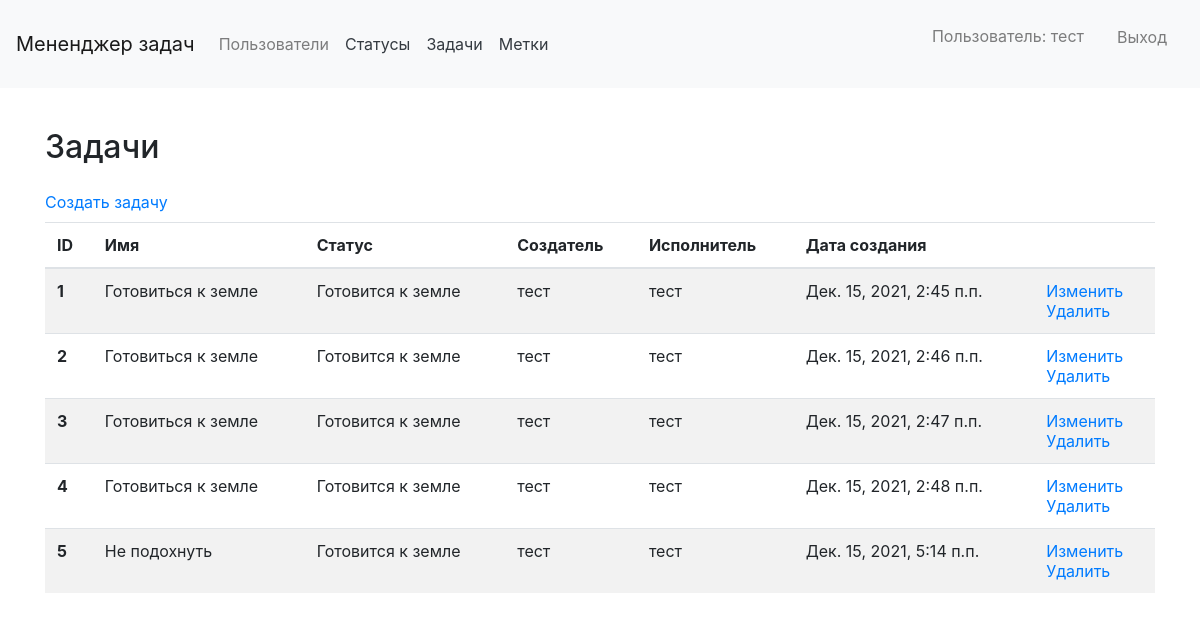
The page /tasks/ (signed in) on the database its author committed.
### main_page/models.py (models this page shows)
class CustomUser(AbstractUser):
    def __str__(self):
        return self.username

### tasks/models.py (models this page shows, shortened)
class Task(models.Model):
    name = models.CharField(max_length=75)
    description = models.TextField(
        'Description',
        max_length=200,
        blank=True,
        null=True
    )
    created_at = models.DateTimeField(auto_now_add=True)
    status = models.ForeignKey(
        Status,
        blank=True,
        null=True,
        related_name='status',
        on_delete=models.PROTECT,
        verbose_name='Status'
    )
    creator = models.ForeignKey(
        User,
        related_name='creator',
        on_delete=models.PROTECT,
        verbose_name='Creator'
    )
    executor = models.ForeignKey(
        User,
        verbose_name='Executor',
        on_delete=models.PROTECT,
        null=True,
        blank=True,
        related_name='executor'
    )
    tags = models.ManyToManyField(
        Tags,
        blank=True,
        verbose_name='Tags',
        related_name='Tags'
    )
    class Meta():
        ordering = ['name']

### status/models.py (models this page shows)
class Status(models.Model):
    name = models.CharField(max_length=30)
    created_at = models.DateTimeField(auto_now_add=True)
    class Meta(object):
        verbose_name = 'status'
        verbose_name_plural = 'statuses'
    def __str__(self):
        return self.name

### tasks/views.py (the view)
# urls.py: path('', TasksListView.as_view(), name='tasks'),
class TasksListView(LoginRequiredMixin, ListView):
    model = Task
    template_name = 'tasks/tasks_list.html'
    context_object_name = 'tasks_list'
    login_url = reverse_lazy('login_page')
    redirect_field_name = 'redirect_to'

### templates/tasks/tasks_list.html (shortened to what this page needs)
{% extends 'main_template.html' %}
{% load i18n %}
{% block title %}
    <head>
    </head>
{% endblock %}
{% block content %}
<div class="container wrapper flex-grow-1">
    <h1 class="my-4 h2">
        {% trans "Задачи" %}
    </h1>
    <a href='{% url "create_task" %}'>{% trans "Создать задачу" %}</a>
    <table class="table table-striped mt-2">
    <thead>
        <tr>
        <th scope="col">ID</th>
        <th scope="col">{% trans "Имя" %}</th>
        <th scope="col">{% trans "Статус" %}</th>
        <th scope="col">{% trans "Создатель" %}</th>
        <th scope="col">{% trans "Исполнитель" %}</th>
        <th scope="col">{% trans "Дата создания" %}</th>
        <th scope="col"></th>
        </tr>
    </thead>
    <tbody>
        {% for task in tasks_list %}
            <tr>
            <th scope="row">{{ task.pk }}</th>
            <td>{{ task.name }}</td>
            <td>{{ task.status }}</td>
            <td>{{ task.creator }}</td>
            <td>{{ task.executor }}</td>
            <td>{{ task.created_at }}</td>
            <td>
                {% if user.pk == request.user.pk %}
                    <a href="#">{% trans "Изменить" %}</a> <br>
                    <a href="#">{% trans "Удалить" %}</a>
                {% endif %}
            </td>
            </tr>
        {% endfor %}
    </tbody>
    </table>
</div>
{% endblock %}

### templates/main_template.html (shortened to what this page needs)
{% load static %}
    {% load bootstrap4 %}
    {% bootstrap_css %}
{% load i18n %}
{% block title %}
{% endblock %}
<body class="d-flex flex-column min-vh-100">
    <nav class="navbar navbar-expand-lg navbar-light bg-light mb-3">
      <a class="navbar-brand" href="{% url 'home' %}"}>{% trans "Мененджер задач" %}</a>
      <div class="collapse navbar-collapse" id="navbarToggleExternalContent">
        <ul class="navbar-nav mr-auto">
          <li class="nav-item">
            <a class="nav-link" href="{% url 'users_page' %}">{% trans "Пользователи" %}</a>
          </li>
            {% if request.user.is_authenticated %}
                <a class="p-2 text-dark" href="{% url 'statuses' %}">{% trans 'Статусы' %}</a>
                <a class="p-2 text-dark" href="{% url 'tasks' %}">{% trans 'Задачи' %}</a>
                <a class="p-2 text-dark" href="#">{% trans 'Метки' %}</a>
            {% endif %}
        </ul>
        <ul class="navbar-nav">
                {% if request.user.is_authenticated %}
                <li class="nav-link">
                    <p class="nav-link">{% trans 'Пользователь' %}: {{ user.get_username }}</p>
                </li>
                <li class="btn nav-link">
                    <a class="nav-link" href="{% url 'logout' %}">{% trans 'Выход' %}</a>
                </li>
                {% endif %}
        </ul>
      </div>
    </nav>
{% block content %}
{% endblock %}
</body></html>

### rows shown on the page
CustomUser: get_username "тест"
Task: pk "1", name "Готовиться к земле", status "Готовится к земле", creator "тест", executor "тест", created_at "Дек. 15, 2021, 2:45 п.п."
Task: pk "2", name "Готовиться к земле", status "Готовится к земле", creator "тест", executor "тест", created_at "Дек. 15, 2021, 2:46 п.п."
Task: pk "3", name "Готовиться к земле", status "Готовится к земле", creator "тест", executor "тест", created_at "Дек. 15, 2021, 2:47 п.п."
Task: pk "4", name "Готовиться к земле", status "Готовится к земле", creator "тест", executor "тест", created_at "Дек. 15, 2021, 2:48 п.п."
Task: pk "5", name "Не подохнуть", status "Готовится к земле", creator "тест", executor "тест", created_at "Дек. 15, 2021, 5:14 п.п."
